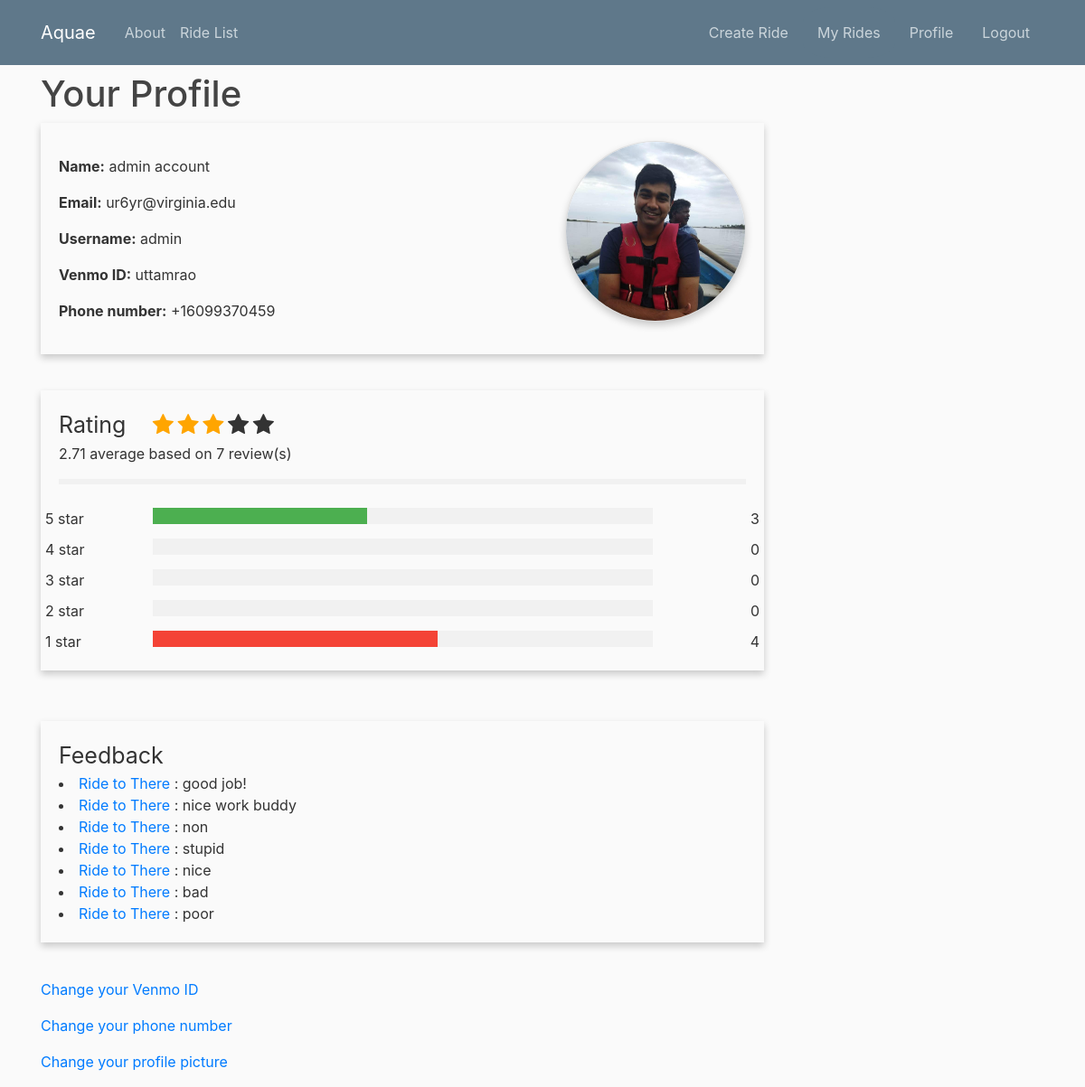
/profile/ (signed in), run on the app's committed database.
### rideapp/models.py (models this page shows, shortened)
class CustomUser(AbstractUser):
    venmo_id = models.CharField(max_length=200, default='')
    phone_number = PhoneField(E164_only=True)
    photo = models.ImageField(upload_to='images/',default='images/default.jpg')
    avg_rating = models.FloatField(default=0.0)
    count = models.IntegerField(default=0)
    first_login = models.IntegerField(default=0)

class Feedback(models.Model):
    rating = models.IntegerField(default=5)
    feedback = models.TextField(default='')
    driver = models.ForeignKey(CustomUser, on_delete=models.CASCADE, null=True)
    ride = models.ForeignKey(Ride, on_delete=models.CASCADE, null=True)

class Ride(models.Model):
    postedTime = models.DateTimeField('Posted Date')
    rideDate = models.DateField('Ride Date')
    rideTime = models.TimeField('Ride Departure Time:')
    rideStartLoc = LocationField('Departure location',map_attrs={'center': [38.034887,-78.504832], 'marker_color': 'blue','placeholder': 'Pick a location below'}, null=True)
    startAddress = models.CharField('Start location',max_length=500, default='')
    rideEndLoc = LocationField('Destination',map_attrs={'center': [38.034887,-78.504832], 'marker_color': 'blue'}, null=True)
    endAddress = models.CharField(max_length=500, default='')
    generalDest = models.CharField(max_length=500, default='')
    riderRequests = models.ManyToManyField(Rider, related_name='+')
    riderList = models.ManyToManyField(Rider, related_name='+')
    spacesAvailable = models.IntegerField('Spaces Available',default=0)
    cost = MoneyField(decimal_places=2, default=0, max_digits=5, default_currency='USD', validators=[MinMoneyValidator(0), MaxMoneyValidator(1000)])
    details = models.TextField('Additional details for riders (optional)', blank = True, default ='')
    driver = models.ForeignKey(CustomUser, on_delete=models.CASCADE, null=True)
    def __str__(self):  # __unicode__ on Python 2
        return (self.generalDest)

### rideapp/views.py (the view)
# urls.py: path('profile/', views.profileView, name='profile'),
@login_required
def profileView(request):
    if Feedback.objects.filter(driver=request.user).count() > 0:
        feedbacks = Feedback.objects.filter(driver=request.user)
    else:
        feedbacks = []
    rat = round(request.user.avg_rating)
    filled = []
    not_filled = []
    there = True
    for i in range(rat):
        filled.append(rat)
    for i in range(5-rat):
        not_filled.append(rat)
    if Feedback.objects.filter(driver=request.user).count() > 0:
        feed = Feedback.objects.filter(driver=request.user)
    else:
        feed = []
        there = False
    total = 1
    if there:
        total = feed.count()
    fives = 0
    fours = 0
    threes = 0
    twos = 0
    ones = 0
    if there:
        for obj in feed:
            if obj.rating == 5:
                fives += 1
            if obj.rating == 4:
                fours += 1
            if obj.rating == 3:
                threes += 1
            if obj.rating == 2:
                twos += 1
            if obj.rating == 1:
                ones += 1
    len_5 = str(round(fives/total*100)) + "%"
    len_4 = str(round(fours/total*100)) + "%"
    len_3 = str(round(threes/total*100)) + "%"
    len_2 = str(round(twos/total*100)) + "%"
    len_1 = str(round(ones/total*100)) + "%"
    context = {
        'feedbacks' : feedbacks,
        'filled':filled,
        'not_filled':not_filled,
        'len_5':len_5,
        'len_4':len_4,
        'len_3':len_3,
        'len_2':len_2,
        'len_1':len_1,
        'fives' : fives,
        'fours' : fours,
        'threes' : threes,
        'twos' : twos,
        'ones' : ones,
    }
    return render(request, 'rideapp/profile.html',context)

### rideapp/templates/rideapp/profile.html (shortened to what this page needs)
{% extends "base5.html" %}
{% block content %}
{% load socialaccount %}
<head>
    <link rel="stylesheet" href="https://cdnjs.cloudflare.com/ajax/libs/font-awesome/4.7.0/css/font-awesome.min.css">
    <link rel="stylesheet" href="https://cdnjs.cloudflare.com/ajax/libs/font-awesome/4.7.0/css/font-awesome.min.css">
</head>
<h1>Your Profile</h1>
<div class="usr">
<div class="card">
    <img src="{{ user.photo.url}}" alt="No Image" style="width:100%">
</div>
<p><b>Name:</b> {{ user.first_name }} {{ user.last_name }}<p>
<p><b>Email:</b> {{ user.email }}<p>
<p><b>Username:</b> {{ user.username }}<p>
<p><b>Venmo ID:</b> {{ user.venmo_id }}<p>
<p><b>Phone number:</b> {{ user.phone_number }}<p>
</div>
<div>
    <p> &emsp; </p>
</div>
<div class="rat">
    <span class="heading">Rating</span>
    {% for star in filled %}
    <span class="fa fa-star checked"></span>
    {%endfor%}
    {% for star in not_filled %}
    <span class="fa fa-star"></span>
    {%endfor%}
    <p>{{ user.avg_rating }} average based on {{user.count}} review(s)</p>
    <hr style="border:3px solid #f1f1f1">
    <div class="row">
      <div class="side">
        <div>5 star</div>
      </div>
      <div class="middle">
        <div class="bar-container">
          <div id="b5" class="bar-5"></div>
        </div>
      </div>
      <div class="side right">
        <div> {{fives}} </div>
      </div>
      <div class="side">
        <div>4 star</div>
      </div>
      <div class="middle">
        <div class="bar-container">
        </div>
      </div>
      <div class="side right">
        <div>{{fours}}</div>
      </div>
      <div class="side">
        <div>3 star</div>
      </div>
      <div class="middle">
        <div class="bar-container">
        </div>
      </div>
      <div class="side right">
        <div>{{threes}}</div>
      </div>
      <div class="side">
        <div>2 star</div>
      </div>
      <div class="middle">
        <div class="bar-container">
        </div>
      </div>
      <div class="side right">
        <div>{{twos}}</div>
      </div>
      <div class="side">
        <div>1 star</div>
      </div>
      <div class="middle">
        <div class="bar-container">
          <div id="b1" class="bar-1"></div>
        </div>
      </div>
      <div class="side right">
        <div>{{ones}}</div>
      </div>
    </div>
</div>
<p> &emsp; </p>
<div id="inf">
    <span class="heading">Feedback</span>
    {% for f in feedbacks %}
    <li><a href="/{{f.ride.id}}/ridepage">Ride to {{f.ride}} </a>: {{f.feedback}}</li>
    {% endfor %}
</div>
<p> &emsp; </p>
<div id="lin">
    <a href="{% url 'nicknamechange' %}">Change your Venmo ID</a></p>
    <a href="{% url 'phonechange' %}">Change your phone number</a></p>
    <a href="{% url 'photochange' %}">Change your profile picture</a></p>
</div>
{% endblock %}

### templates/base5.html (shortened to what this page needs)
{% load static %}
{% load socialaccount %}
<!DOCTYPE html>
<html>
<head>
    <link rel="stylesheet" href="https://maxcdn.bootstrapcdn.com/bootstrap/4.0.0/css/bootstrap.min.css">
    <link rel="stylesheet" type="text/css" href="{% static 'rideapp/main.css' %}">
</head>
<body>
    <header class="site-header">
      <nav class="navbar navbar-expand-md navbar-dark bg-steel fixed-top">
        <div class="container">
          <a class="navbar-brand mr-4" href="/">Aquae</a>
          <div class="collapse navbar-collapse" id="navbarToggle">
            <div class="navbar-nav mr-auto">
              <a class="nav-item nav-link" href="/about">About</a>
              <a class="nav-item nav-link" href="{% url 'ride-list' %}">Ride List</a>
            </div>
            <div class="navbar-nav">
                {% if user.is_authenticated %}
                <div>
                <a class="button" href="{% url 'addride' %}">Create Ride</a>
                </div>
               <div class="dropdown">
                   <button class="dropbtn">My Rides</button>
                </div>
               <div>
                   <a class="button" href="{% url 'profile' %}">Profile</a>
               </div>
               <div>
               <a class="button" href="{% url 'logout' %}">Logout</a>
               </div>
               {% else %}
               <a class="nav-item nav-link" href="{% url 'social:begin' 'google-oauth2' %}">Login</a>
               {% endif %}
            </div>
          </div>
        </div>
      </nav>
    </header>
<main role="main" class="container">
     <div class="row">
       <div class="col-md-12">
         {% block content %}{% endblock %}
       </div>
     </div>
</main>
</body>
</html>

### rideapp/static/rideapp/main.css (style rules this page uses)
body { background: #fafafa; color: #333333; margin-top: 5rem; }
h1, h2, h3, h4, h5, h6 { color: #444444; }
.bg-steel { background-color: #5f788a; }
.site-header .navbar-nav .nav-link { color: #cbd5db; }

### templates/base5.html (style rules this page uses)
.dropbtn { background-color: #5f788a; color: #cbd5db; padding: 16px; font-size: 16px; border: none; border-radius: 30%; }
.dropdown { position: relative; display: inline-block; }
.button { text-decoration: none; background-color: #5f788a; color: #cbd5db; padding: 16px; font-size: 16px; position: relative; display: inline-block; }

### rideapp/templates/rideapp/profile.html (style rules this page uses)
.card { box-shadow: 0 4px 8px 0 rgba(0, 0, 0, 0.2); width: 200px; height: 200px; border-radius: 50%; float: right; }
img { object-fit: cover; border-radius: 50%; width: 200px; height: 200px; }
* { box-sizing: border-box; }
.heading { font-size: 25px; margin-right: 25px; }
.fa { font-size: 25px; }
.checked { color: orange; }
.side { float: left; width: 15%; margin-top: 10px; }
.middle { float: left; width: 70%; margin-top: 10px; }
.right { text-align: right; }
.row:after { content: ""; display: table; clear: both; }
.rat { background-color: #fafafa; padding: 20px 20px 20px 20px; max-width: 800px; padding: 20px; box-shadow: 0 4px 8px 0 rgba(0, 0, 0, 0.2); }
.usr { background-color: #fafafa; padding: 20px 20px 20px 20px; max-width: 800px; padding: 20px; box-shadow: 0 4px 8px 0 rgba(0, 0, 0, 0.2); }
#inf { background-color: #fafafa; padding: 20px 20px 20px 20px; max-width: 800px; padding: 20px; box-shadow: 0 4px 8px 0 rgba(0, 0, 0, 0.2); }
.bar-container { width: 100%; background-color: #f1f1f1; text-align: center; color: white; }
.bar-5 { width: 60%; height: 18px; background-color: #4CAF50; }
.bar-1 { width: 15%; height: 18px; background-color: #f44336; }
#inf { padding: 20px 20px 20px 20px; box-shadow: 0 4px 8px 0 rgba(0, 0, 0, 0.2); }

### data on the page
CustomUser: photo (picture), first_name "admin", last_name "account", email "ur6yr@virginia.edu", username "admin", venmo_id "uttamrao", phone_number "+16099370459", avg_rating "2.71", count "7"
Feedback: ride "There", feedback "good job!"
Feedback: ride "There", feedback "nice work buddy"
Feedback: ride "There", feedback "non"
Feedback: ride "There", feedback "stupid"
Feedback: ride "There", feedback "nice"
Feedback: ride "There", feedback "bad"
Feedback: ride "There", feedback "poor"

### other printed values
{{ fives }} "3"
{{ fours }} "0"
{{ threes }} "0"
{{ twos }} "0"
{{ ones }} "4"
